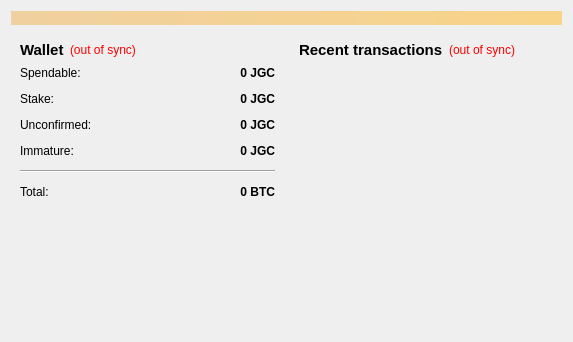
<?xml version="1.0" encoding="UTF-8"?>
<ui version="4.0">
 <class>OverviewPage</class>
 <widget class="QWidget" name="OverviewPage">
  <property name="geometry">
   <rect>
    <x>0</x>
    <y>0</y>
    <width>573</width>
    <height>342</height>
   </rect>
  </property>
  <property name="windowTitle">
   <string>Form</string>
  </property>
  <layout class="QVBoxLayout" name="topLayout">
   <item>
    <widget class="QLabel" name="labelAlerts">
     <property name="visible">
      <bool>false</bool>
     </property>
     <property name="styleSheet">
      <string notr="true">background-color: qlineargradient(x1: 0, y1: 0, x2: 1, y2: 0, stop:0 #F0D0A0, stop:1 #F8D488);  color:#000000
</string>
     </property>
     <property name="wordWrap">
      <bool>true</bool>
     </property>
     <property name="margin">
      <number>3</number>
     </property>
    </widget>
   </item>
   <item>
    <layout class="QHBoxLayout" name="horizontalLayout" stretch="1,1">
     <item>
      <layout class="QVBoxLayout" name="verticalLayout_2">
       <item>
        <widget class="QWidget" name="widget" native="true">
         <layout class="QVBoxLayout" name="verticalLayout_4">
          <item>
           <layout class="QHBoxLayout" name="horizontalLayout_4">
            <item>
             <widget class="QLabel" name="label_5">
              <property name="font">
               <font>
                <pointsize>11</pointsize>
                <weight>75</weight>
                <bold>true</bold>
               </font>
              </property>
              <property name="text">
               <string>Wallet</string>
              </property>
             </widget>
            </item>
            <item>
             <widget class="QLabel" name="labelWalletStatus">
              <property name="toolTip">
               <string>The displayed information may be out of date. Your wallet automatically synchronizes with the JiaguCoin network after a connection is established, but this process has not completed yet.</string>
              </property>
              <property name="styleSheet">
               <string notr="true">QLabel { color: red; }</string>
              </property>
              <property name="text">
               <string notr="true">(out of sync)</string>
              </property>
              <property name="alignment">
               <set>Qt::AlignLeading|Qt::AlignLeft|Qt::AlignVCenter</set>
              </property>
             </widget>
            </item>
            <item>
             <spacer name="horizontalSpacer_2">
              <property name="orientation">
               <enum>Qt::Horizontal</enum>
              </property>
              <property name="sizeHint" stdset="0">
               <size>
                <width>40</width>
                <height>20</height>
               </size>
              </property>
             </spacer>
            </item>
           </layout>
          </item>
          <item>
           <layout class="QFormLayout" name="formLayout_2">
            <property name="fieldGrowthPolicy">
             <enum>QFormLayout::AllNonFixedFieldsGrow</enum>
            </property>
            <property name="horizontalSpacing">
             <number>12</number>
            </property>
            <property name="verticalSpacing">
             <number>12</number>
            </property>
            <item row="0" column="0">
             <widget class="QLabel" name="label">
              <property name="text">
               <string>Spendable:</string>
              </property>
             </widget>
            </item>
            <item row="0" column="1">
             <widget class="QLabel" name="labelBalance">
              <property name="font">
               <font>
                <weight>75</weight>
                <bold>true</bold>
               </font>
              </property>
              <property name="cursor">
               <cursorShape>IBeamCursor</cursorShape>
              </property>
              <property name="toolTip">
               <string>Your current spendable balance</string>
              </property>
              <property name="text">
               <string notr="true">0 JGC</string>
              </property>
              <property name="alignment">
               <set>Qt::AlignRight|Qt::AlignTrailing|Qt::AlignVCenter</set>
              </property>
              <property name="textInteractionFlags">
               <set>Qt::LinksAccessibleByMouse|Qt::TextSelectableByKeyboard|Qt::TextSelectableByMouse</set>
              </property>
             </widget>
            </item>
            <item row="1" column="0">
             <widget class="QLabel" name="label_6">
              <property name="text">
               <string>Stake:</string>
              </property>
             </widget>
            </item>
            <item row="1" column="1">
             <widget class="QLabel" name="labelStake">
              <property name="font">
               <font>
                <weight>75</weight>
                <bold>true</bold>
               </font>
              </property>
              <property name="cursor">
               <cursorShape>IBeamCursor</cursorShape>
              </property>
              <property name="toolTip">
               <string>Total of coins that was staked, and do not yet count toward the current balance</string>
              </property>
              <property name="text">
               <string notr="true">0 JGC</string>
              </property>
              <property name="alignment">
               <set>Qt::AlignRight|Qt::AlignTrailing|Qt::AlignVCenter</set>
              </property>
              <property name="textInteractionFlags">
               <set>Qt::LinksAccessibleByMouse|Qt::TextSelectableByKeyboard|Qt::TextSelectableByMouse</set>
              </property>
             </widget>
            </item>
            <item row="2" column="0">
             <widget class="QLabel" name="label_3">
              <property name="text">
               <string>Unconfirmed:</string>
              </property>
             </widget>
            </item>
            <item row="2" column="1">
             <widget class="QLabel" name="labelUnconfirmed">
              <property name="font">
               <font>
                <weight>75</weight>
                <bold>true</bold>
               </font>
              </property>
              <property name="cursor">
               <cursorShape>IBeamCursor</cursorShape>
              </property>
              <property name="toolTip">
               <string>Total of transactions that have yet to be confirmed, and do not yet count toward the current balance</string>
              </property>
              <property name="text">
               <string notr="true">0 JGC</string>
              </property>
              <property name="alignment">
               <set>Qt::AlignRight|Qt::AlignTrailing|Qt::AlignVCenter</set>
              </property>
              <property name="textInteractionFlags">
               <set>Qt::LinksAccessibleByMouse|Qt::TextSelectableByKeyboard|Qt::TextSelectableByMouse</set>
              </property>
             </widget>
            </item>
            <item row="3" column="0">
             <widget class="QLabel" name="labelImmatureText">
              <property name="text">
               <string>Immature:</string>
              </property>
             </widget>
            </item>
            <item row="3" column="1">
             <widget class="QLabel" name="labelImmature">
              <property name="font">
               <font>
                <weight>75</weight>
                <bold>true</bold>
               </font>
              </property>
              <property name="toolTip">
               <string>Mined balance that has not yet matured</string>
              </property>
              <property name="text">
               <string notr="true">0 JGC</string>
              </property>
              <property name="alignment">
               <set>Qt::AlignRight|Qt::AlignTrailing|Qt::AlignVCenter</set>
              </property>
              <property name="textInteractionFlags">
               <set>Qt::LinksAccessibleByMouse|Qt::TextSelectableByKeyboard|Qt::TextSelectableByMouse</set>
              </property>
             </widget>
            </item>
            <item row="4" column="0" colspan="2">
             <widget class="Line" name="line">
              <property name="orientation">
               <enum>Qt::Horizontal</enum>
              </property>
             </widget>
            </item>
            <item row="5" column="0">
             <widget class="QLabel" name="labelTotalText">
              <property name="text">
               <string>Total:</string>
              </property>
             </widget>
            </item>
            <item row="5" column="1">
             <widget class="QLabel" name="labelTotal">
              <property name="font">
               <font>
                <weight>75</weight>
                <bold>true</bold>
               </font>
              </property>
              <property name="cursor">
               <cursorShape>IBeamCursor</cursorShape>
              </property>
              <property name="toolTip">
               <string>Your current total balance</string>
              </property>
              <property name="text">
               <string notr="true">0 BTC</string>
              </property>
              <property name="alignment">
               <set>Qt::AlignRight|Qt::AlignTrailing|Qt::AlignVCenter</set>
              </property>
              <property name="textInteractionFlags">
               <set>Qt::LinksAccessibleByMouse|Qt::TextSelectableByKeyboard|Qt::TextSelectableByMouse</set>
              </property>
             </widget>
            </item>
           </layout>
          </item>
         </layout>
        </widget>
       </item>
       <item>
        <spacer name="verticalSpacer">
         <property name="orientation">
          <enum>Qt::Vertical</enum>
         </property>
         <property name="sizeHint" stdset="0">
          <size>
           <width>20</width>
           <height>40</height>
          </size>
         </property>
        </spacer>
       </item>
      </layout>
     </item>
     <item>
      <layout class="QVBoxLayout" name="verticalLayout_3">
       <item>
        <widget class="QWidget" name="widget_2" native="true">
         <layout class="QVBoxLayout" name="verticalLayout">
          <item>
           <layout class="QHBoxLayout" name="horizontalLayout_2">
            <item>
             <widget class="QLabel" name="label_4">
              <property name="font">
               <font>
                <pointsize>11</pointsize>
                <weight>75</weight>
                <bold>true</bold>
               </font>
              </property>
              <property name="text">
               <string>&lt;b&gt;Recent transactions&lt;/b&gt;</string>
              </property>
             </widget>
            </item>
            <item>
             <widget class="QLabel" name="labelTransactionsStatus">
              <property name="toolTip">
               <string>The displayed information may be out of date. Your wallet automatically synchronizes with the JiaguCoin network after a connection is established, but this process has not completed yet.</string>
              </property>
              <property name="styleSheet">
               <string notr="true">QLabel { color: red; }</string>
              </property>
              <property name="text">
               <string notr="true">(out of sync)</string>
              </property>
              <property name="alignment">
               <set>Qt::AlignRight|Qt::AlignTrailing|Qt::AlignVCenter</set>
              </property>
             </widget>
            </item>
            <item>
             <spacer name="horizontalSpacer">
              <property name="orientation">
               <enum>Qt::Horizontal</enum>
              </property>
              <property name="sizeHint" stdset="0">
               <size>
                <width>40</width>
                <height>20</height>
               </size>
              </property>
             </spacer>
            </item>
           </layout>
          </item>
          <item>
           <widget class="QListView" name="listTransactions">
            <property name="styleSheet">
             <string notr="true">QListView { background: transparent; }</string>
            </property>
            <property name="frameShape">
             <enum>QFrame::NoFrame</enum>
            </property>
            <property name="verticalScrollBarPolicy">
             <enum>Qt::ScrollBarAlwaysOff</enum>
            </property>
            <property name="horizontalScrollBarPolicy">
             <enum>Qt::ScrollBarAlwaysOff</enum>
            </property>
            <property name="selectionMode">
             <enum>QAbstractItemView::NoSelection</enum>
            </property>
           </widget>
          </item>
         </layout>
        </widget>
       </item>
      </layout>
     </item>
    </layout>
   </item>
  </layout>
 </widget>
 <resources/>
 <connections/>
</ui>
